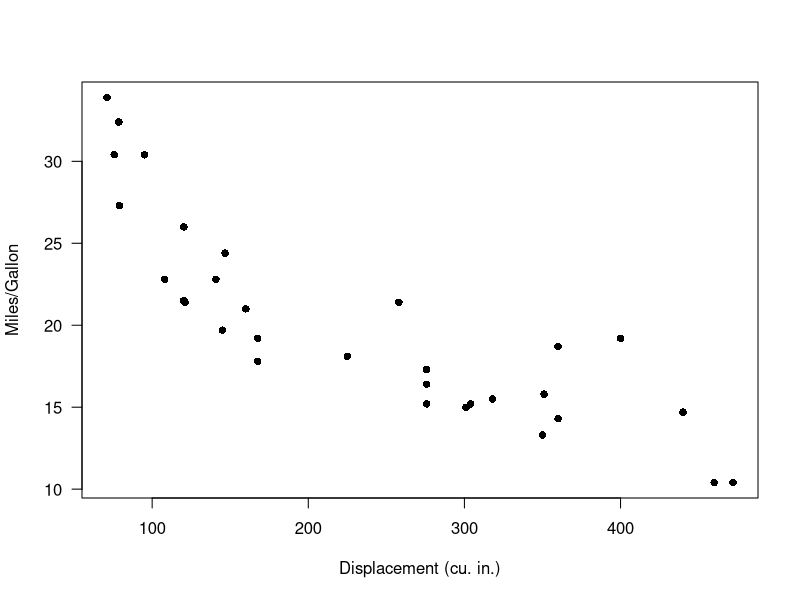
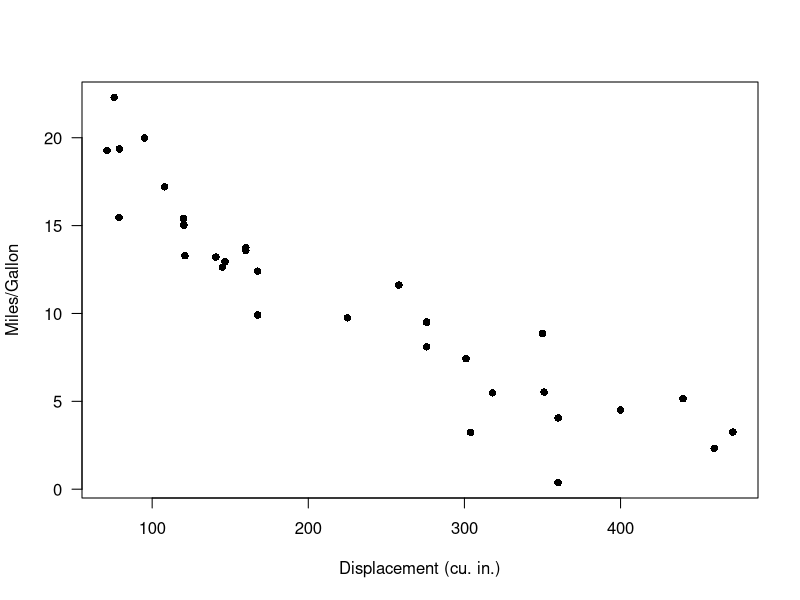
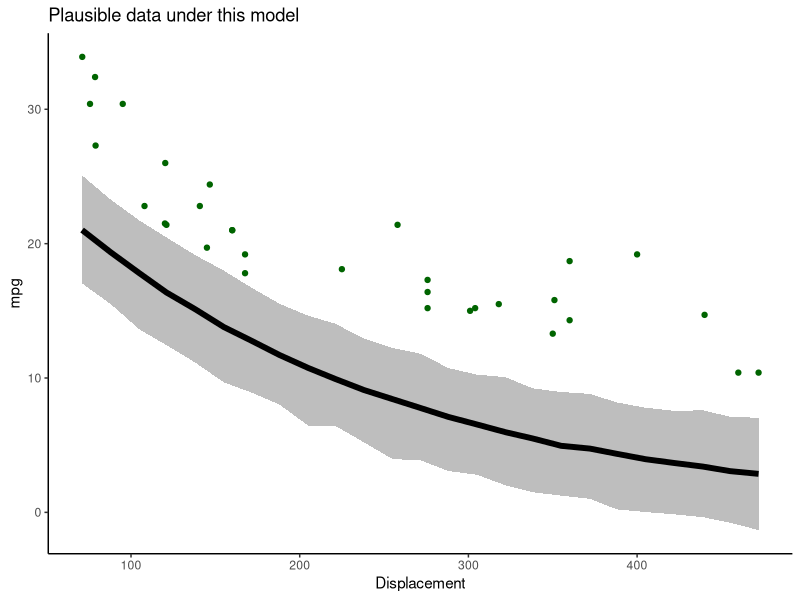
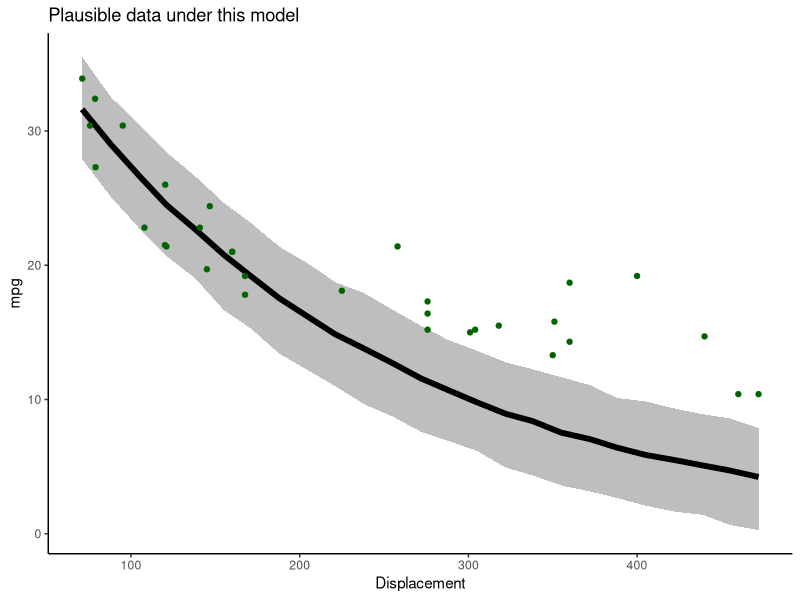
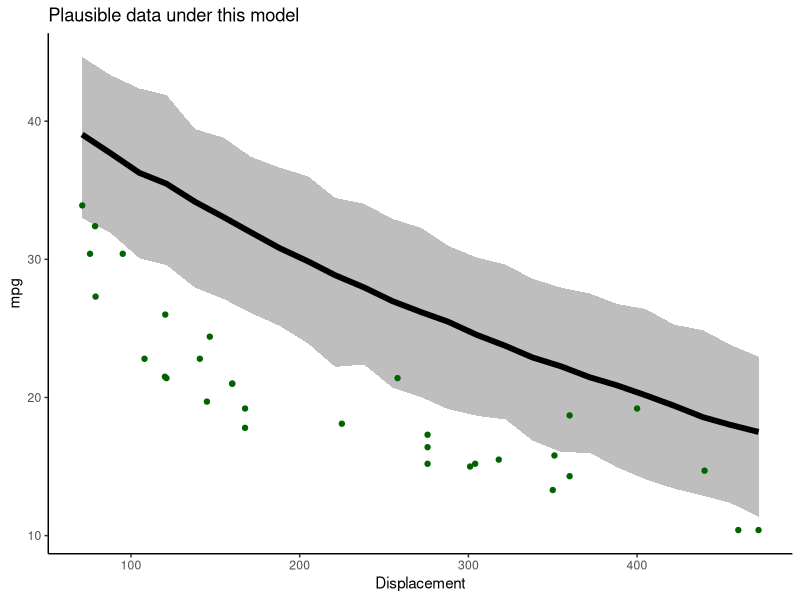
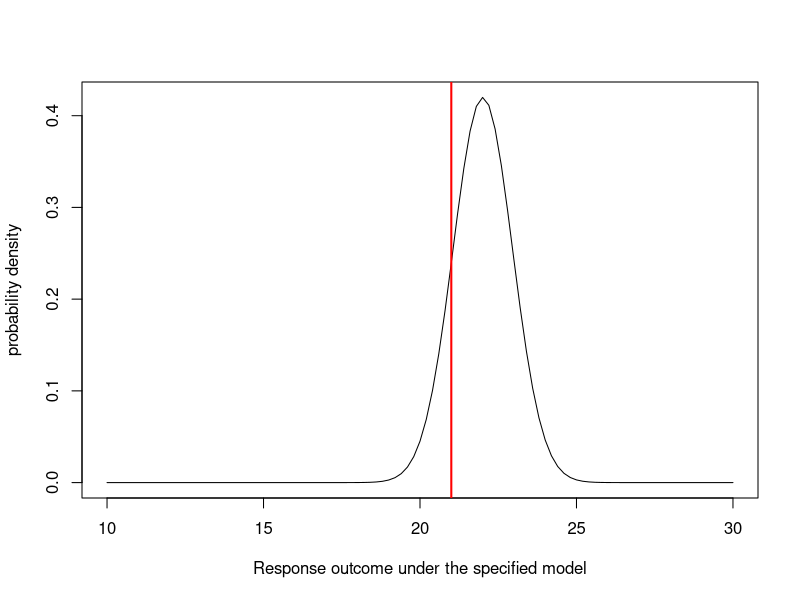
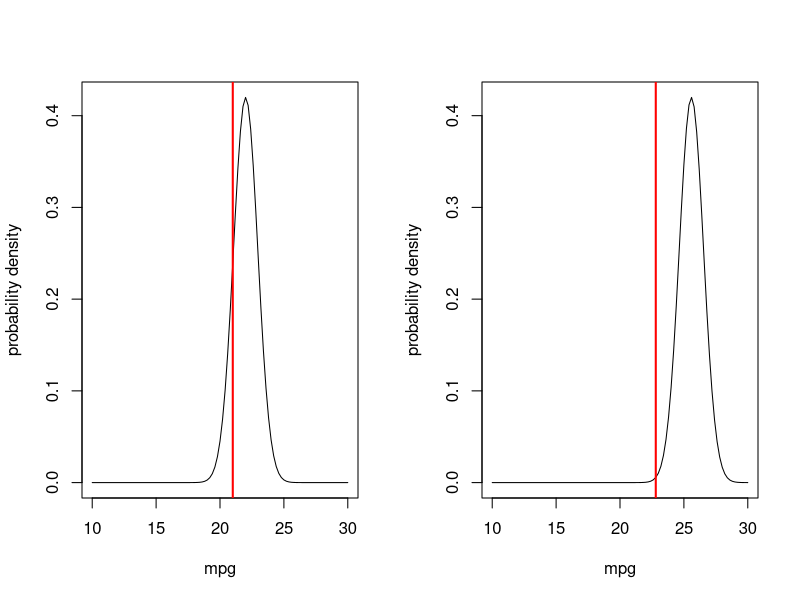
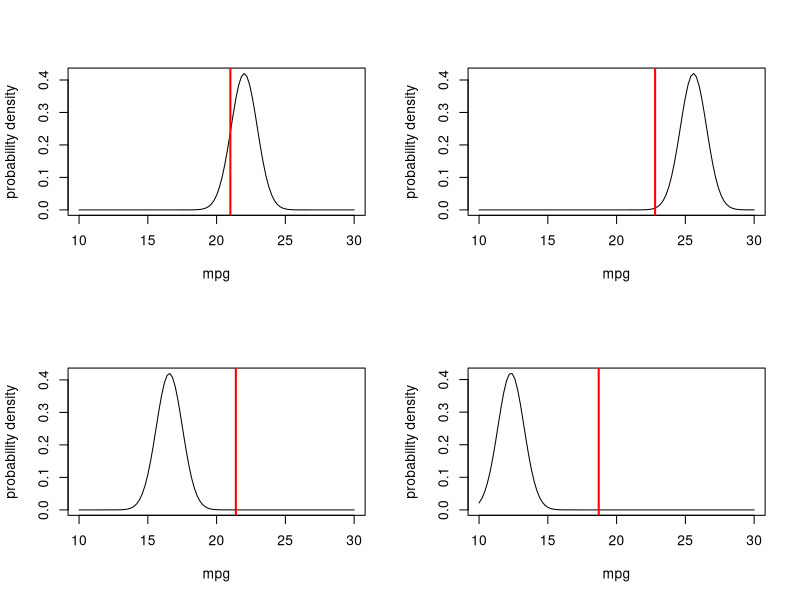

These figures' R source, in order:
## ---- chunk 1
library(ggplot2)
library(dplyr)
knitr::opts_chunk$set(echo = TRUE, cache = TRUE)
## ---- chunk 2

#  NRES 746, Lecture 4     -------------------------------                  
#   University of Nevada, Reno                       
#   Likelihood                                       
#     Assessing the probability of the data          
#     under a fully specified data-generating model        

## ---- chunk 3

# Demo: using data simulation to make inferences ----------------

data(mtcars)    # use the 'mtcars' data set as an example 

# ?mtcars

plot(mpg~disp, data = mtcars, las = 1, pch = 16, xlab = "Displacement (cu. in.)", ylab = "Miles/Gallon")   # visualize the relationship

## ---- chunk 4

# try an exponential model

mu_func <- function(x,a,b){
  a*exp(b*x)        # deterministic exponential decline (assuming b is negative)
}

DataGenerator <- function(x,params){
  a=params[1]; b=params[2]; sigma=params[3]
  rnorm(length(x),mu_func(x,a,b),sigma)     
}

## ---- chunk 5

## generate data under an assumed process model -----------------

xvals=mtcars$disp    # xvals same as data (there is no random component here- we can't really "sample" x values)
params <- c(  
  a = 30,             # set model parameters arbitrarily (eyeballing to the data) (see Bolker book)
  b = -0.005,   # = 1/200
  sigma=2
)

yvals <- DataGenerator(xvals,params)

plot(yvals~xvals,las = 1, pch = 16, xlab = "Displacement (cu. in.)", ylab = "Miles/Gallon")      # plot the simulated data


## ---- chunk 6

## assess goodness-of-fit of a known data-generating model --------------------

VisualizeModelWithData <- function(x,params){ 
  lots=1000
  plotdat = data.frame(xseq=round(seq(min(x),max(x),length=25)))
  results = replicate(lots,DataGenerator(plotdat$xseq,params))
      # now make a boxplot of the results
  bounds=sapply(1:nrow(results), function(t) c(lb=quantile(results[t,],0.025,names=F), ub=quantile(results[t,],0.975,names=F), mean=mean(results[t,]))  )
  plotdat = cbind(plotdat,t(bounds))
  plot = ggplot(plotdat,aes(x=xseq,y=mean)) +
    geom_ribbon(aes(ymin=lb,ymax=ub),fill="gray") +
    geom_path(lwd=2) + 
    geom_point(data=mtcars,aes(x=disp,y=mpg),col="darkgreen") +
    labs(x="Displacement",y="mpg",title ="Plausible data under this model" ) +
    theme_classic()
  print(plot)
}

## ---- chunk 7

VisualizeModelWithData(xvals,params)    # run the function to visualize the range of data that could be produced under this model

## ---- chunk 8

# now change the parameters and see if the data fit to the model

params["a"]=45       # was 30
params["b"]=-0.005   
    
VisualizeModelWithData(xvals,params)   

## ---- chunk 9

# try again- select a new set of parameters

params["b"]=-0.002   # was -0.005
params["sigma"]=3    # was 2
    
VisualizeModelWithData(xvals,params)   
## ---- chunk 10

# Work with likelihood! ---------------------

obs.data <- mtcars[1,c("mpg","disp")]    # for simplicity, consider only the first observation
obs.data

## ---- chunk 11

## "best fit" parameters from above   ----------------

params["a"]=35            # fill the list with the "best fit" parameter set from above (this is still just an educated guess) 
params["b"]= -0.0029   
params["sigma"]=0.95

expected_val <- mu_func(obs.data$disp,params["a"],params["b"])   
expected_val      # expected mpg for the first observation in the "mtcars" dataset

## ---- chunk 12

## Visualize the likelihood of this single observation.  ------------------------

mu_star = expected_val   # expected (mean) value for this observation, given the data generating model
sigma_star = params['sigma']    # standard deviation

curve(dnorm(x,mu_star,sigma_star),10,30,xlab="Response outcome under the specified model",ylab="probability density")   # probability of all plausible mpg values under the data generating model.  
abline(v=obs.data$mpg,col="red",lwd=2)    # overlay the observed data

## ---- chunk 13

## compute the likelihood of the first observation  ---------------------

likelihood1 = dnorm(obs.data$mpg,mu_star,sigma_star)
likelihood1

## ---- chunk 14

## Visualize the likelihood of two observations. ---------------

obs.data <- mtcars[c(1,3),c("mpg","disp")]
obs.data

par(mfrow=c(1,2))  # set up graphics!

for(i in 1:nrow(obs.data)){
  curve(dnorm(x,mu_func(obs.data$disp[i],params['a'],params['b']),params['sigma']),10,30,xlab="mpg",ylab="probability density")   # probability density
  abline(v=obs.data$mpg[i],col="red",lwd=2)
}

## ---- chunk 15

## compute the likelihood of observing BOTH data points  ----------------

Likelihood <- dnorm(obs.data$mpg[1],mu_func(obs.data$disp[1],params['a'],params['b']),params['sigma']) *
              dnorm(obs.data$mpg[2],mu_func(obs.data$disp[2],params['a'],params['b']),params['sigma'])  
Likelihood

## ---- chunk 16
prod(dnorm(obs.data$mpg,mu_func(obs.data$disp,params['a'],params['b']),params['sigma']))
## ---- chunk 17

# and now... four observations!

obs.data <- mtcars[c(1,3,4,5),c("mpg","disp")]
obs.data

par(mfrow=c(2,2))  # set up graphics!

for(i in 1:nrow(obs.data)){
  curve(dnorm(x,mu_func(obs.data$disp[i],params['a'],params['b']),params['sigma']),10,30,xlab="mpg",ylab="probability density")   # probability density
  abline(v=obs.data$mpg[i],col="red",lwd=2)
}


## ---- chunk 18

    # compute the likelihood of observing all four data points
prod(dnorm(obs.data$mpg,mu_func(obs.data$disp,params['a'],params['b']),params['sigma']))

## ---- chunk 19

       # Finally, compute the likelihood of ALL data points in the entire data set, using the "prod()" function
full.data <- mtcars[,c("mpg","disp")]

prod(dnorm(full.data$mpg,mu_func(full.data$disp,params['a'],params['b']),params['sigma']))

## ---- chunk 20

## Compute the log-likelihood (easier to work with!)  -----------------------

l <- sum(dnorm(full.data$mpg,mu_func(full.data$disp,params['a'],params['b']),params['sigma'],log=TRUE)) 
l
exp(l)   # we can convert back to likelihood if we want...

## ---- chunk 21

# Example likelihood function!  --------------------------------

# Arguments:
#   params: bundled vector of free parameters for the known data-generating model

mtcars_LL <- function(params){
  sum(dnorm(mtcars$mpg,mu_func(mtcars$disp,params['a'],params['b']),params['sigma'],log=TRUE)) 
}
mtcars_LL(params)

## ---- chunk 22

# Use numerical optimization methods to identify the maximum likelihood estimate (and the likelihood at the MLE)

optimizedLik <- optim(fn=mtcars_LL,par=params,control=list(fnscale=-1),hessian = T)  # note, the control param is set so that "optim" maximizes rather than minimizes the Log-likelihood. 

## ---- chunk 23

MLE = optimizedLik$par   # maximum likelihood parameter estimates
MLE
## ---- chunk 24

LogLik = optimizedLik$value   # log likelihood for the best model
LogLik

## ---- chunk 25

# visualize goodness-of-fit for the best model  ----------------------

xvals <- mtcars$disp
yvals <- mtcars$mpg
VisualizeModelWithData(xvals,MLE)

## ---- chunk 26

powerlaw = function(x,t){
  t[1] * x^t[2]
}

mtcars_NLL2 = function(params){
  -sum(dnorm(mtcars$mpg,powerlaw(mtcars$disp,params[1:2]),params['sigma'],log=TRUE)) 
}

params=c(a=40,b=-0.1,sigma=2)
optimizedLik2 <- optim(fn=mtcars_NLL2,par=params,,hessian = T)
MLE2 = optimizedLik2$par
MLE2

plot(mtcars$disp,mtcars$mpg)
curve(powerlaw(x,MLE2),add=T)

## ---- chunk 27

# Estimating parameter uncertainty -------------------------

# Visualize a "slice" of the likelihood function

allvals_b <- seq(-1/1000,-1/200,length=200)
paramslist <- lapply(allvals_b, function(t){MLE['b']=t;MLE } )
slice_b <- sapply(paramslist, function(t) exp(mtcars_LL(t))) 

plot(allvals_b,slice_b,type="l",main="Likelihood Slice",xlab="Parameter Slice for \'b\'",ylab="Likelihood")

## ---- chunk 28

# Work with log-likelihood instead...

slice_b <- sapply(paramslist, function(t) mtcars_LL(t))    # 

plot(allvals_b,slice_b,type="l",main="Log Likelihood Slice",xlab="Parameter Slice for \'b\'",ylab="Log-Likelihood")

## ---- chunk 29

# zoom in closer to the MLE

allvals_b <- seq(-1/550,-1/350,length=200)
paramslist <- lapply(allvals_b, function(t){MLE['b']=t;MLE } )
slice_b <- sapply(paramslist, function(t) mtcars_LL(t)) 

plot(allvals_b,slice_b,type="l",main="Log Likelihood Slice",xlab="Parameter Slice for \'b\'",ylab="Log-Likelihood")
## ---- chunk 30

# what parameter values are within 2 log likelihood units of the best value?  -------------

plot(allvals_b,slice_b,type="l",main="Log Likelihood Slice",xlab="Parameter Slice for \'b\'",ylab="Log-Likelihood")
abline(v=MLE['b'],lwd=3,col="blue")
abline(h=(LogLik-2))

## ---- chunk 31

# Generate an approximate 95% confidence interval for the "b" parameter -----------------

reasonable_b_slice <- allvals_b[slice_b>=(LogLik-2)]
reasonable_b_limits <- c(min(reasonable_b_slice),max(reasonable_b_slice))

plot(allvals_b,slice_b,type="l",main="Log Likelihood slice",xlab="Parameter Slice for \'b\'",ylab="Log-Likelihood")
abline(v=MLE['b'],lwd=3,col="blue")
abline(h=(LogLik-2))
abline(v=reasonable_b_limits,lwd=1,col="blue")

## ---- chunk 32

# A better confidence interval, using the likelihood "profile" -----------------

# first, visualize the likelihood surface in 2 dimensions

a <- seq(5,50,length=200)
b <- seq(-1/300,-1/800,length=200)

LLsurface <- expand.grid(a,b)
colnames(LLsurface) <- c("a","b")
paramslist <- lapply(1:nrow(LLsurface), function(t){MLE['a']=LLsurface$a[t];MLE['b']=LLsurface$b[t];MLE } )
LLsurface$LL <- sapply(paramslist, function(t) mtcars_LL(t)) 

summary(LLsurface)

ggplot(LLsurface,mapping =aes(x=a,y=b,z=LL)) +
  geom_raster(aes(fill=LL)) +
  geom_contour(breaks=seq(-100,-75,3) ,lwd=1.2) +
  scale_fill_gradient(limits=c(-125,-75)) 
  

## ---- chunk 33

# add a contour line, assuming deviances follow a chi-squared distribution

conf95 <- qchisq(0.95,2)/2  # this evaluates to around 3. Since we are varying freely across 2 dimensions, we use chisq with 2 degrees of freedom

ggplot(LLsurface,mapping =aes(x=a,y=b,z=LL)) +
  geom_raster(aes(fill=LL)) +
  geom_contour(breaks=seq(-100,-75,3) ,lwd=1.2) +
  geom_contour(breaks=LogLik-conf95 ,lwd=2,col="black") +
  scale_fill_gradient(limits=c(-125,-75)) +
  labs(title = "Log Likelihood Surface with 2D Confidence Region")

## ---- chunk 34

# visualize likelihood profiles!

profile_a <- LLsurface |> group_by(a) |> summarize(LL=max(LL)) 
profile_b <- LLsurface |> group_by(b) |> summarize(LL=max(LL)) 

reasonable_a <- profile_a$a[profile_a$LL >= (LogLik-qchisq(0.95,1)/2)]

ggplot(profile_a,aes(a,LL)) + geom_path(lwd=2) + 
  geom_vline(xintercept = c(min(reasonable_a),max(reasonable_a) )) +
  xlim(c(25,40)) + ylim(c(-110,-75))

## ---- chunk 35

# profile for the b parameter... 

reasonable_b <- profile_b$b[profile_b$LL >=(LogLik-qchisq(0.95,1)/2)]

ggplot(profile_b,aes(b,LL)) + geom_path(lwd=2) + 
  geom_vline(xintercept = c(min(reasonable_b),max(reasonable_b) )) 

## ---- chunk 36

# Compare profile and slice intervals

compdf <- rbind(profile_b,data.frame(b=allvals_b,LL=slice_b))
compdf$Method <- rep(c("Profile","Slice"),each=nrow(profile_b))

ggplot(compdf,aes(x=b,y=LL,color=Method)) + geom_path(lwd=2) + 
  geom_vline(xintercept = c(min(reasonable_b),max(reasonable_b) ),color="darkgreen",lty=2) +
  geom_vline(xintercept = reasonable_b_limits ,color="purple",lty=2) +
  scale_color_manual(values=c("darkgreen","purple"))

## ---- chunk 37

## use the normal approximation to estimate confidence intervals!

varcov <- solve(-optimizedLik$hessian)   # compute the variance covariance matrix for the coefficients from the hessian matrix  [negative hessian is used because we maximized the log likelihood]

# approximate confidence interval as 2 standard errors from the MLE
lb = MLE - 2*sqrt(diag(varcov))
ub = MLE + 2*sqrt(diag(varcov))

cbind(MLE,lb,ub)

# compare with profile likelihood method for b
c(min(reasonable_b),max(reasonable_b) )    # close enough!?

## ---- chunk 38

###### Practice exercise: develop a likelihood function for estimating the probability of detection of a rare frog species

ncaps <- c(3,2,6)   # number of times out of 10 that a frog is detected at 3 known-occupided wetland sites

#### construct a likelihood function


#### find the MLE using 'optim()' in R


#### find the approximate 95% confidence interval using the "rule of 2"



## ---- chunk 39

# demo: likelihood ratio test  -------------------------------

curve(dchisq(x,2),0,10,ylab="probability density",xlab="x", main="Chi-Squared distribution, df=2")

## ---- chunk 40

curve(dchisq(x,2),0,10,ylab="probability density",xlab="x", main="Chi-Squared distribution, df=2")
abline(v=qchisq(0.95,2),col="red",lwd=2)

## ---- chunk 41

curve(dchisq(x,1),0,5,ylab="probability density",xlab="x", main="Chi-Squared distribution, df=1")
abline(v=qchisq(0.95,1),col="red",lwd=2)
